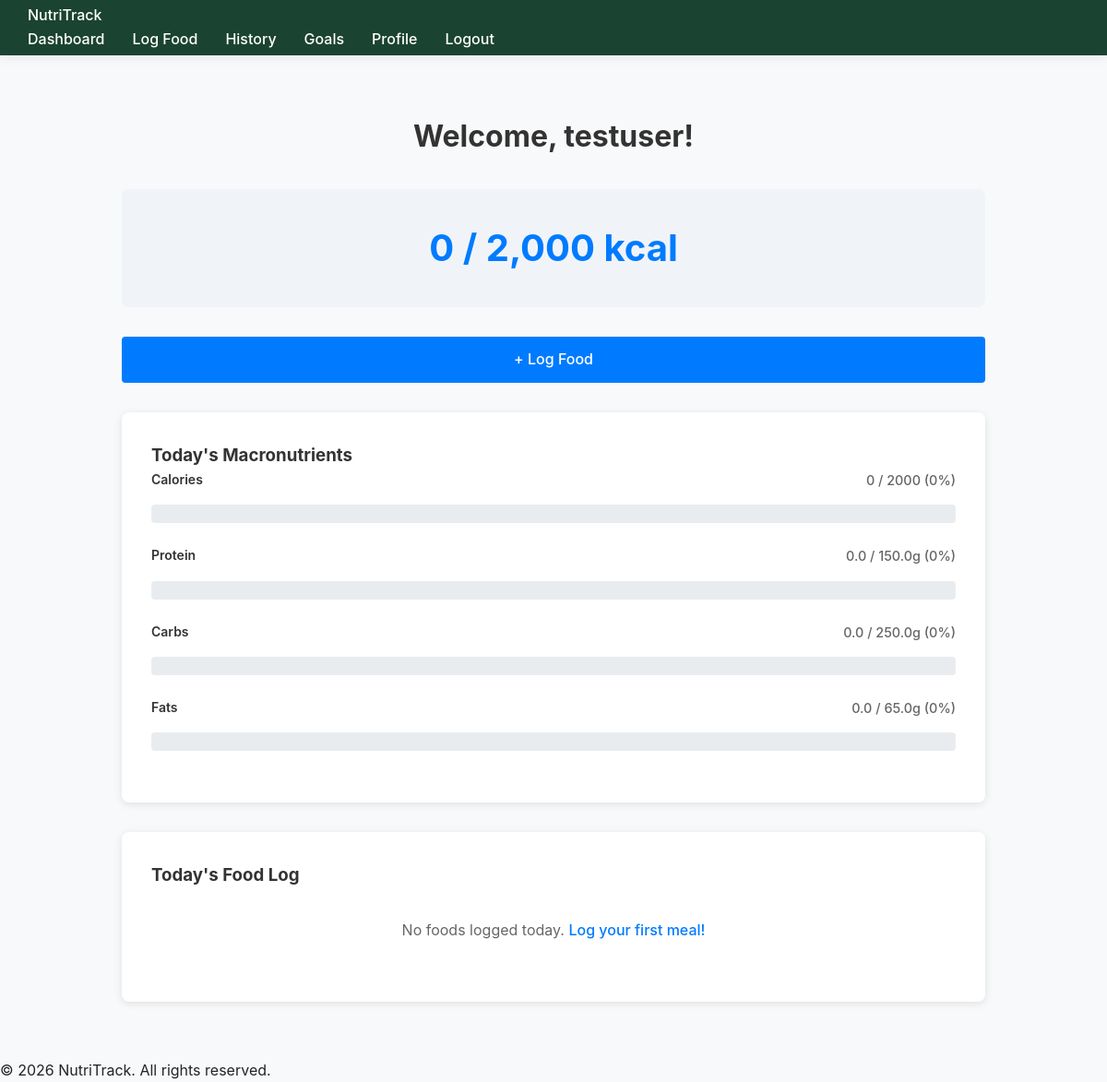
The page /dashboard (signed in) on the database as committed earlier.
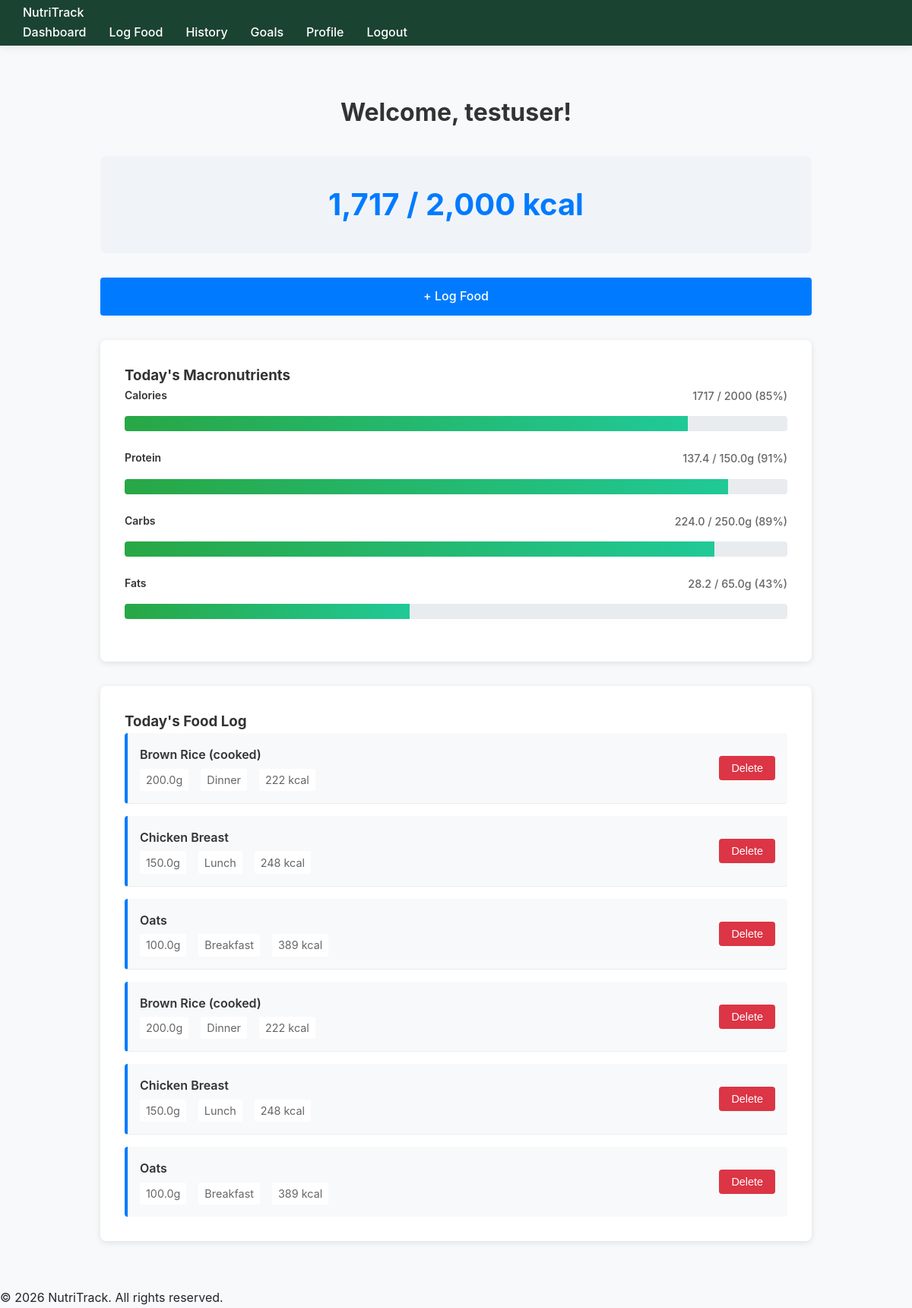
The same page on the database as committed later.
### tables this page shows
CREATE TABLE users (
            id INTEGER PRIMARY KEY AUTOINCREMENT,
            username TEXT UNIQUE NOT NULL,
            password_hash TEXT NOT NULL,
            email TEXT UNIQUE NOT NULL,
            created_at TIMESTAMP DEFAULT CURRENT_TIMESTAMP
        );

CREATE TABLE food_log (
            id INTEGER PRIMARY KEY AUTOINCREMENT,
            user_id INTEGER NOT NULL,
            food_id INTEGER NOT NULL,
            quantity_grams REAL NOT NULL,
            meal_type TEXT NOT NULL,
            logged_date DATE NOT NULL DEFAULT CURRENT_DATE,
            FOREIGN KEY (user_id) REFERENCES users(id),
            FOREIGN KEY (food_id) REFERENCES foods(id)
        );

CREATE TABLE foods (
            id INTEGER PRIMARY KEY AUTOINCREMENT,
            name TEXT NOT NULL,
            calories_per_100g REAL NOT NULL,
            protein REAL NOT NULL,
            carbs REAL NOT NULL,
            fats REAL NOT NULL,
            fibre REAL NOT NULL
        );

### app.py (the view)
@app.route('/dashboard')
@login_required
def dashboard():
    connection = get_db_connection()
    cursor = connection.cursor()
    today = date.today()
    cursor.execute('''
        SELECT fl.id, f.name, fl.quantity_grams, fl.meal_type, f.calories_per_100g, f.protein, f.carbs, f.fats
        FROM food_log fl
        JOIN foods f ON fl.food_id = f.id
        WHERE fl.user_id = ? AND fl.logged_date = ?
        ORDER BY fl.id DESC
    ''', (current_user.id, today))
    today_foods = cursor.fetchall()
    total_calories = 0
    total_protein = 0
    total_carbs = 0
    total_fats = 0
    today_food_list = []
    for food in today_foods:
        multiplier = food['quantity_grams'] / 100
        calories = food['calories_per_100g'] * multiplier
        protein = food['protein'] * multiplier
        carbs = food['carbs'] * multiplier
        fats = food['fats'] * multiplier
        total_calories += calories
        total_protein += protein
        total_carbs += carbs
        total_fats += fats
        today_food_list.append({
            'id': food['id'],
            'name': food['name'],
            'quantity_grams': food['quantity_grams'],
            'meal_type': food['meal_type'],
            'calories': round(calories, 1)
        })
    cursor.execute('SELECT daily_calories, daily_protein, daily_carbs, daily_fats FROM goals WHERE user_id = ?', (current_user.id,))
    goals_row = cursor.fetchone()
    connection.close()
    if goals_row:
        goals = {
            'daily_calories': goals_row['daily_calories'],
            'daily_protein': goals_row['daily_protein'],
            'daily_carbs': goals_row['daily_carbs'],
            'daily_fats': goals_row['daily_fats']
        }
    else:
        goals = {
            'daily_calories': 2000,
            'daily_protein': 150,
            'daily_carbs': 250,
            'daily_fats': 65
        }
    progress = {
        'calories': min(int((total_calories / goals['daily_calories']) * 100), 100),
        'protein': min(int((total_protein / goals['daily_protein']) * 100), 100),
        'carbs': min(int((total_carbs / goals['daily_carbs']) * 100), 100),
        'fats': min(int((total_fats / goals['daily_fats']) * 100), 100)
    }
    return render_template('dashboard.html',
                         username=current_user.username,
                         total_calories=round(total_calories, 1),
                         total_protein=round(total_protein, 1),
                         total_carbs=round(total_carbs, 1),
                         total_fats=round(total_fats, 1),
                         goals=goals,
                         progress=progress,
                         today_foods=today_food_list)

### app.py (called while the page is built)
@login_manager.user_loader
def load_user(user_id):
    connection = get_db_connection()
    cursor = connection.cursor()
    cursor.execute('SELECT id, username, email FROM users WHERE id = ?', (user_id,))
    user_data = cursor.fetchone()
    connection.close()
    if user_data:
        return User(user_data['id'], user_data['username'], user_data['email'])
    return None

    @property
    def is_authenticated(self):
        return True

### database.py (called while the page is built)
def get_db_connection():
    connection = sqlite3.connect(DATABASE_PATH)
    connection.row_factory = sqlite3.Row
    return connection

### templates/dashboard.html (shortened to what this page needs)
{% extends "base.html" %}
{% block content %}
<div class="dashboard-container">
    <div class="welcome-section">
        <h1>Welcome, {{ username }}!</h1>
    </div>
    <div class="calories-summary">
        <h2>{{ "{:,.0f}".format(total_calories) }} / {{ "{:,.0f}".format(goals.daily_calories) }} kcal</h2>
    </div>
    <div class="action-buttons">
        <a href="{{ url_for('log_food') }}" class="btn btn-primary btn-large">+ Log Food</a>
    </div>
    <div class="macros-section">
        <h3>Today's Macronutrients</h3>
        <div class="macro-item">
            <div class="macro-header">
                <label>Calories</label>
                <span class="macro-values">{{ "{:.0f}".format(total_calories) }} / {{ "{:.0f}".format(goals.daily_calories) }} ({{ progress.calories }}%)</span>
            </div>
            <div class="progress-bar">
                <div class="progress-fill" style="width: {{ progress.calories }}%"></div>
            </div>
        </div>
        <div class="macro-item">
            <div class="macro-header">
                <label>Protein</label>
                <span class="macro-values">{{ "{:.1f}".format(total_protein) }} / {{ "{:.1f}".format(goals.daily_protein) }}g ({{ progress.protein }}%)</span>
            </div>
            <div class="progress-bar">
                <div class="progress-fill" style="width: {{ progress.protein }}%"></div>
            </div>
        </div>
        <div class="macro-item">
            <div class="macro-header">
                <label>Carbs</label>
                <span class="macro-values">{{ "{:.1f}".format(total_carbs) }} / {{ "{:.1f}".format(goals.daily_carbs) }}g ({{ progress.carbs }}%)</span>
            </div>
            <div class="progress-bar">
                <div class="progress-fill" style="width: {{ progress.carbs }}%"></div>
            </div>
        </div>
        <div class="macro-item">
            <div class="macro-header">
                <label>Fats</label>
                <span class="macro-values">{{ "{:.1f}".format(total_fats) }} / {{ "{:.1f}".format(goals.daily_fats) }}g ({{ progress.fats }}%)</span>
            </div>
            <div class="progress-bar">
                <div class="progress-fill" style="width: {{ progress.fats }}%"></div>
            </div>
        </div>
    </div>
    <div class="food-log-section">
        <h3>Today's Food Log</h3>
        {% if today_foods %}
            <div class="food-list">
                {% for food in today_foods %}
                    <div class="food-item">
                        <div class="food-info">
                            <div class="food-name">{{ food.name }}</div>
                            <div class="food-details">
                                <span class="quantity">{{ food.quantity_grams }}g</span>
                                <span class="meal-type">{{ food.meal_type }}</span>
                                <span class="calories">{{ "{:.0f}".format(food.calories) }} kcal</span>
                            </div>
                        </div>
                        <form method="POST" action="{{ url_for('delete_food_log', entry_id=food.id) }}" class="delete-form">
                            <button type="submit" class="btn btn-danger btn-small" onclick="return confirm('Delete this food entry?')">Delete</button>
                        </form>
                    </div>
                {% endfor %}
            </div>
        {% else %}
            <p class="no-foods">No foods logged today. <a href="{{ url_for('log_food') }}">Log your first meal!</a></p>
        {% endif %}
    </div>
</div>
{% endblock %}

### templates/base.html (shortened to what this page needs)
<!DOCTYPE html>
<html lang="en">
<head>
    <link rel="stylesheet" href="{{ url_for('static', filename='css/style.css') }}">
</head>
<body>
    <nav class="navbar">
        <div class="navbar-container">
            <div class="navbar-brand">
                <a href="{% if current_user.is_authenticated %}{{ url_for('dashboard') }}{% else %}{{ url_for('login') }}{% endif %}">NutriTrack</a>
            </div>
            <div class="navbar-menu">
                {% if current_user.is_authenticated %}
                    <ul class="navbar-nav">
                        <li><a href="{{ url_for('dashboard') }}">Dashboard</a></li>
                        <li><a href="{{ url_for('log_food') }}">Log Food</a></li>
                        <li><a href="{{ url_for('history') }}">History</a></li>
                        <li><a href="{{ url_for('goals') }}">Goals</a></li>
                        <li><a href="#">Profile</a></li>
                        <li><a href="{{ url_for('logout') }}">Logout</a></li>
                    </ul>
                {% else %}
                    <ul class="navbar-nav">
                        <li><a href="{{ url_for('login') }}">Login</a></li>
                        <li><a href="{{ url_for('register') }}">Register</a></li>
                    </ul>
                {% endif %}
            </div>
        </div>
    </nav>
    <main class="container">
        {% block content %}{% endblock %}
    </main>
    <footer class="footer">
        <p>&copy; 2026 NutriTrack. All rights reserved.</p>
    </footer>
</body>
</html>

### static/css/style.css (style rules this page uses)
:root { --primary: #2D6A4F; --accent: #52B788; --danger: #E63946; --warning: #F4A261; --bg: #F8F9FA; --card-bg: #FFFFFF; --text: #212529; --text-light: #6C757D; --border-radius: 12px; --shadow: 0 2px 12px rgba(0, 0, 0, 0.08); }
* { margin: 0; padding: 0; box-sizing: border-box; }
body { font-family: -apple-system, BlinkMacSystemFont, 'Segoe UI', Roboto, 'Helvetica Neue', Arial, sans-serif; background-color: var(--bg); color: var(--text); line-height: 1.6; }
nav { background-color: #1B4332; height: 60px; display: flex; align-items: center; justify-content: space-between; padding: 0 30px; box-shadow: var(--shadow); }
nav ul { display: flex; list-style: none; gap: 30px; }
nav a { color: white; text-decoration: none; font-weight: 500; position: relative; transition: color 0.3s ease; }
nav a::after { content: ''; position: absolute; bottom: -5px; left: 0; width: 0; height: 2px; background-color: var(--accent); transition: width 0.3s ease; }
.container { max-width: 1200px; margin: 0 auto; padding: 30px 20px; }
.progress-fill { height: 100%; background-color: var(--accent); transition: width 0.4s ease, background-color 0.3s ease; max-width: 100%; }
label { display: block; margin-bottom: 8px; font-weight: 600; color: var(--text); font-size: 14px; }
.btn { display: inline-block; padding: 12px 24px; border: none; border-radius: 8px; font-size: 14px; font-weight: 600; cursor: pointer; transition: all 0.3s ease; text-decoration: none; }
.btn-primary { background-color: var(--primary); color: white; padding: 14px 28px; font-size: 15px; }
.btn-danger { background-color: var(--danger); color: white; }
.btn-large { padding: 16px 32px; font-size: 16px; width: 100%; }
.food-item { display: flex; justify-content: space-between; align-items: center; padding: 15px; border-bottom: 1px solid #E9ECEF; transition: background-color 0.2s ease; }
.food-item:last-child { border-bottom: none; }
.food-info { flex: 1; }
.food-name { font-weight: 600; color: var(--text); margin-bottom: 4px; }
.food-details { font-size: 13px; color: var(--text-light); }

### templates/dashboard.html (style rules this page uses)
.dashboard-container { max-width: 1000px; margin: 0 auto; padding: 2rem; }
.welcome-section { text-align: center; margin-bottom: 2rem; }
.welcome-section h1 { font-size: 2rem; color: #333; }
.calories-summary { text-align: center; background: #f0f4f8; padding: 2rem; border-radius: 8px; margin-bottom: 2rem; }
.calories-summary h2 { font-size: 2.5rem; color: #007bff; margin: 0; }
.action-buttons { text-align: center; margin-bottom: 2rem; }
.btn-large { padding: 1rem 2rem; font-size: 1.1rem; }
.macros-section { background: white; padding: 2rem; border-radius: 8px; box-shadow: 0 2px 8px rgba(0, 0, 0, 0.1); margin-bottom: 2rem; }
.macros-section h3 { margin-top: 0; color: #333; }
.macro-item { margin-bottom: 1.5rem; }
.macro-header { display: flex; justify-content: space-between; margin-bottom: 0.5rem; font-weight: 500; }
.macro-header label { color: #333; }
.macro-values { color: #666; font-size: 0.9rem; }
.progress-bar { height: 20px; background: #e9ecef; border-radius: 4px; overflow: hidden; }
.progress-fill { height: 100%; background: linear-gradient(90deg, #28a745, #20c997); transition: width 0.3s ease; }
.food-log-section { background: white; padding: 2rem; border-radius: 8px; box-shadow: 0 2px 8px rgba(0, 0, 0, 0.1); }
.food-log-section h3 { margin-top: 0; color: #333; }
.food-list { display: flex; flex-direction: column; gap: 1rem; }
.food-item { display: flex; justify-content: space-between; align-items: center; padding: 1rem; background: #f8f9fa; border-radius: 4px; border-left: 4px solid #007bff; }
.food-info { flex: 1; }
.food-name { font-weight: 600; color: #333; margin-bottom: 0.3rem; }
.food-details { display: flex; gap: 1rem; font-size: 0.9rem; color: #666; }
.food-details span { background: white; padding: 0.2rem 0.5rem; border-radius: 3px; }
.delete-form { margin-left: 1rem; }
.btn { display: inline-block; padding: 0.75rem 1.5rem; border-radius: 4px; text-decoration: none; font-weight: 500; transition: all 0.3s ease; border: none; cursor: pointer; font-size: 1rem; }
.btn-primary { background: #007bff; color: white; }
.btn-danger { background: #dc3545; color: white; }
.btn-small { padding: 0.5rem 1rem; font-size: 0.9rem; }

Rows that differ between the two databases and show on the page:
added food_log: name "Brown Rice (cooked)", quantity_grams "200.0", meal_type "Dinner", calories "222"
added food_log: name "Chicken Breast", quantity_grams "150.0", meal_type "Lunch", calories "248"
added food_log: name "Oats", quantity_grams "100.0", meal_type "Breakfast", calories "389"
added food_log: name "Brown Rice (cooked)", quantity_grams "200.0", meal_type "Dinner", calories "222"
added food_log: name "Chicken Breast", quantity_grams "150.0", meal_type "Lunch", calories "248"
added food_log: name "Oats", quantity_grams "100.0", meal_type "Breakfast", calories "389"
Other text that changed with them:
{{ "{:,.0f}".format(total_calories) }}: "0" → "1,717"
{{ "{:.0f}".format(total_calories) }}: "0" → "1717"
{{ progress.calories }}: "0" → "85"
{{ "{:.1f}".format(total_protein) }}: "0.0" → "137.4"
{{ progress.protein }}: "0" → "91"
{{ "{:.1f}".format(total_carbs) }}: "0.0" → "224.0"
{{ progress.carbs }}: "0" → "89"
{{ "{:.1f}".format(total_fats) }}: "0.0" → "28.2"
{{ progress.fats }}: "0" → "43"
text no longer shown: "No foods logged today. Log your first meal!"
